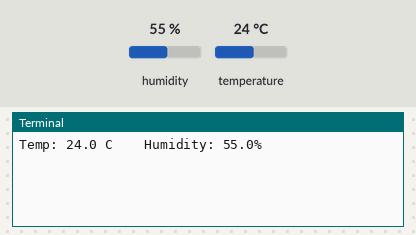
Bench run of a program on a simulated Raspberry Pi (BCM pin numbers). On the bench: the last lines printed to the terminal. Inputs (shaded band) come from the test bench; at power-on: humidity 55 %, temperature 24 °C.

Above: at 1.2 s.
1.3 s: humidity set to 22 %
At 3.1 s:
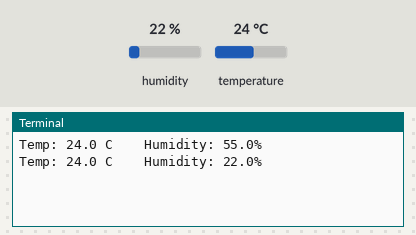
4.3 s: temperature set to 12 °C
At 5.5 s:
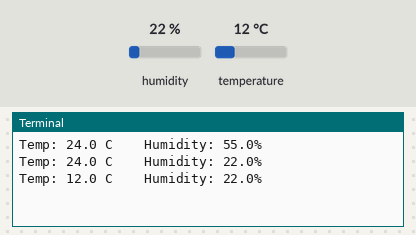
7.3 s: humidity set to 40 %
At 10.3 s:
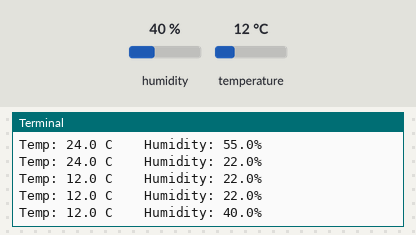
Timing chart, 0 to 11.8 s (numbered marks = the images above; inputs shaded):
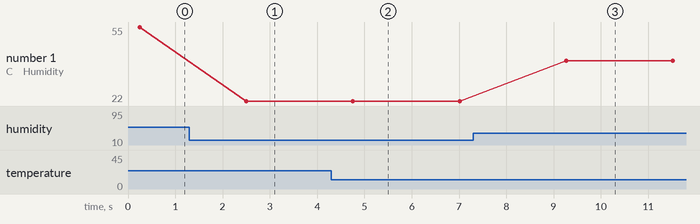

The program:

dht_simple.py
```python
# import
import time
import board
import adafruit_dht

# 利用するGPIOピン設定
dhtDevice = adafruit_dht.DHT22(board.D4)

# 無限ループ
while True:
    try:
        # センサーより温度と湿度を取得
        temperature_c = dhtDevice.temperature
        humidity = dhtDevice.humidity
        # 出力
        print(
            "Temp: {:.1f} C    Humidity: {}% ".format(
                temperature_c, humidity
            )
        )

    except RuntimeError as error:
        # 例外処理(RuntimeError)
        # 出力
        print(error.args[0])

        # 待機
        time.sleep(2.0)

        # 再実行
        continue

    except Exception as error:
        # 例外処理(その他)
        # オブジェクト破棄
        dhtDevice.exit()

        # エラーで終了
        raise error

    # 待機
    time.sleep(2.0)
```

Measured:
- after the input at 1.3 s, the terminal: prints a new line after 1.2 s (image 1)
- after the input at 4.3 s, the terminal: prints a new line after 0.46 s (image 2)
- after the input at 7.3 s, the terminal: prints a new line after 2.0 s (image 3)
- plotted number 1: 55 → 22 after the input at 1.3 s, 22 → 40 after the input at 7.3 s
